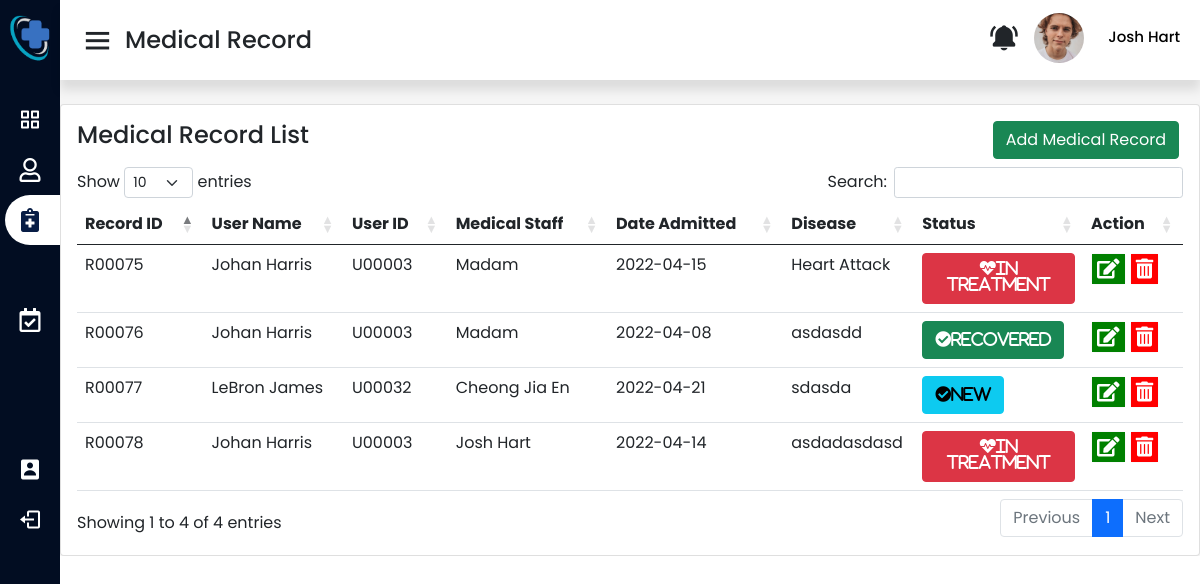
Page /staffMedrec.php (signed in) on the earlier database version.
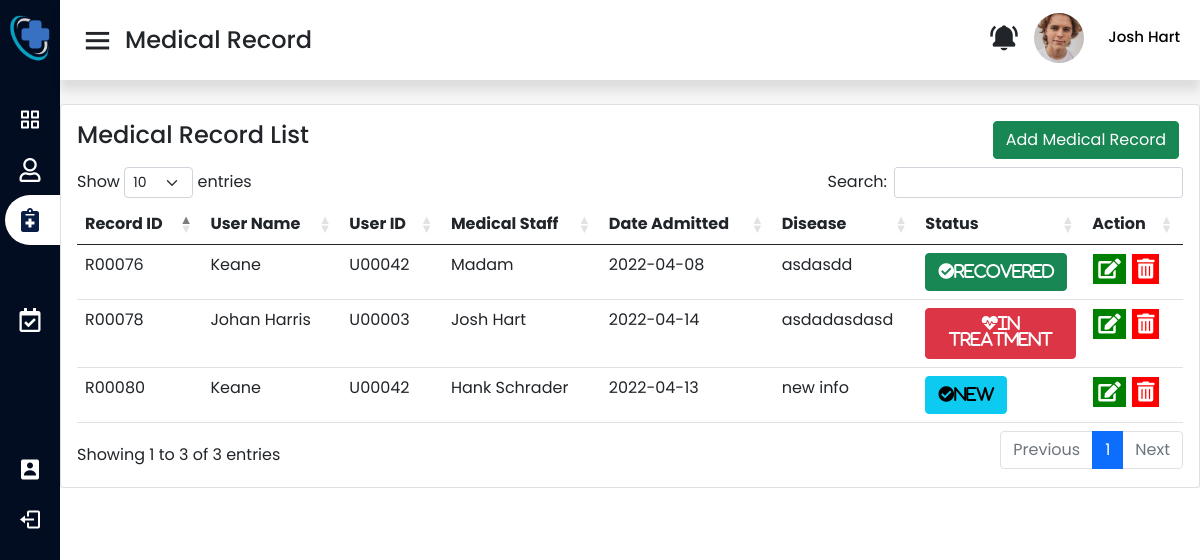
Same page on the later database version.
### tables this page shows
CREATE TABLE `medrec` (
  `recPrefix` varchar(1) NOT NULL DEFAULT 'R',
  `recID` int(5) UNSIGNED ZEROFILL NOT NULL,
  `userID` int(5) UNSIGNED ZEROFILL NOT NULL,
  `userName` varchar(100) NOT NULL,
  `staffID` int(5) UNSIGNED ZEROFILL NOT NULL,
  `recDate` date NOT NULL,
  `recDisease` varchar(100) NOT NULL,
  `recStatus` varchar(100) NOT NULL
);

CREATE TABLE `user` (
  `userPrefix` varchar(10) NOT NULL DEFAULT 'U',
  `userId` int(5) UNSIGNED ZEROFILL NOT NULL,
  `userName` varchar(50) NOT NULL,
  `userEmail` varchar(50) NOT NULL,
  `userPassword` varchar(50) NOT NULL,
  `usertype` varchar(50) NOT NULL DEFAULT 'user',
  `userDate_created` date NOT NULL DEFAULT current_timestamp(),
  `userPhone_number` varchar(50) NOT NULL,
  `userGender` varchar(50) NOT NULL,
  `userBirthdate` date NOT NULL,
  `userAddress` varchar(50) NOT NULL
);

CREATE TABLE `staff` (
  `staffPrefix` varchar(1) NOT NULL DEFAULT 'S',
  `staffId` int(5) UNSIGNED ZEROFILL NOT NULL,
  `staffName` varchar(50) NOT NULL,
  `staffEmail` varchar(50) NOT NULL,
  `staffPassword` varchar(50) NOT NULL,
  `staffPosition` varchar(50) NOT NULL,
  `staffDepartment` varchar(50) NOT NULL,
  `staffUsertype` varchar(50) NOT NULL DEFAULT 'staff',
  `staffPhone_number` varchar(50) NOT NULL,
  `staffGender` varchar(50) NOT NULL,
  `staffAddress` varchar(50) NOT NULL,
  `staffBirthdate` date NOT NULL,
  `staffImage_profile` varchar(50) NOT NULL,
  `staffImage_cover` varchar(50) NOT NULL,
  `staffBiography` varchar(256) NOT NULL,
  `staffQualification` varchar(256) NOT NULL
);

### staffMedrec.php (the view, shortened to what this page needs)
<?php
include 'connection.php';
?>
<!DOCTYPE html>
<head>
  <?php include('asset/includes/cssCDN.php'); ?>
  <link rel="stylesheet" href="asset/css/staffstyle.css">
  <link rel="stylesheet" href="asset/css/navbar.css">
</head>
<body>
  <?php $page = 'staffMedrec';
  include('asset/includes/staffSideBar.php'); ?>
  <section class="home-section ">
    <nav>
      <div class="sidebar-button">
        <i class='bx bx-menu sidebarBtn'></i>
        <span class="dashboard">Medical Record</span>
      </div>
      <div class="right-nav">
        <div class="right noti-bell my-auto">
          <i class='bx bxs-bell-ring'></i>
        </div>
        <div class="profile dropdown">
          <div>
            <img src="asset/image/profile1.jpg">
            <span class="profile_name"><?php echo $_SESSION['staffName']; ?></span>
          </div>
        </div>
      </div>
    </nav>
    <div class="home-content">
      <div class="col-lg-12 grid-margin stretch-card">
        <div class="card">
          <div class="card-body">
            <div class="row mb-2">
              <div class="col-lg-5">
                <h4 class="card-title">Medical Record List</h4>
              </div>
              <div class="col-lg-7">
                <div class="d-flex flex-row-reverse">
                  <div class="mx-1">
                    <button type="button" class="btn btn-success float-right" data-bs-toggle="modal" data-bs-target="#addData">
                      Add Medical Record
                    </button>
                  </div>
                </div>
              </div>
            </div>
            <div class="table-responsive table-medRec">
              <table class="table table-hover table-condensed" id="dataTableID" style="width:100%">
                <thead>
                  <tr>
                    <th>Record ID</th>
                    <th> User Name </th>
                    <th> User ID </th>
                    <th>Medical Staff</th>
                    <th> Date Admitted</th>
                    <th> Disease </th>
                    <th> Status </th>
                    <th> Action </th>
                  </tr>
                </thead>
                <tbody>
                  <?php
                  $viewSql = "SELECT * FROM `medrec` INNER JOIN  `user` ON  medrec.userID = user.userId
                  INNER JOIN `staff`  ON  medrec.staffID=staff.staffId";
                  $result = mysqli_query($data, $viewSql);
                  while ($row = mysqli_fetch_assoc($result)) {
                    $rpre = $row['recPrefix'];
                    $rid = $row['recID'];
                    $uid = $row['userID'];
                    $name = $row['userName'];
                    $upre = $row['userPrefix'];
                    $sname = $row['staffName'];
                    $dis = $row['recDisease'];
                    $date = $row['recDate'];
                    $status = $row['recStatus'];
                    if ($status == "New") {
                      $color = "btn-info";
                      $logo = "fa-check-circle";
                    } else if ($status == "In Treatment") {
                      $color = "btn-danger";
                      $logo = "fa-heartbeat";
                    } else if ($status == "Recovered") {
                      $color = "btn-success";
                      $logo = "fa-check-circle";
                    }
                  ?>
                    <tr>
                      <td><?php echo $rpre . "" . $rid; ?></td>
                      <td><?php echo $name; ?></td>
                      <td><?php echo $upre . "" . $uid; ?></td>
                      <td><?php echo $sname; ?></td>
                      <td><?php echo $date; ?></td>
                      <td><?php echo $dis; ?></td>
                      <td>
                        <button type="button" class="btn <?php echo $color; ?>">
                          <i class="fas <?php echo $logo; ?>"><?php echo $status; ?></i>
                        </button>
                      </td>
                      <td class="action-button">
                        <button type="button" class="btn btn-light" data-bs-toggle="modal" data-bs-target="#editData<?php echo $rid; ?>">
                          <i class="fas fa-edit"></i></button>
                        <button type="button" class="btn btn-light" data-bs-toggle="modal" data-bs-target="#deleteData<?php echo $rid; ?>">
                          <i class="fas fa-trash-alt"></i></button>
                      </td>
                    </tr>
                  <?php  }
                  ?>
                </tbody>
              </table>
            </div>
          </div>
        </div>
      </div>
    </div>
  </section>
</body>
</html>

Differences in the rows shown:
removed medrec: recPrefix "R", recID "00075", userID.userName "Johan Harris", userID.userPrefix "U", userID "00003", staffID.staffName "Madam", recDate "2022-04-15", recDisease "Heart Attack", recStatus "In Treatment"
removed medrec: recPrefix "R", recID "00077", userID.userName "LeBron James", userID.userPrefix "U", userID "00032", staffID.staffName "Cheong Jia En", recDate "2022-04-21", recDisease "sdasda", recStatus "New"
changed medrec "asdasdd": userID.userName "Johan Harris" → "Keane"; userID "00003" → "00042"
added medrec: recPrefix "R", recID "00080", userID.userName "Keane", userID.userPrefix "U", userID "00042", staffID.staffName "Hank Schrader", recDate "2022-04-13", recDisease "new info", recStatus "New"
Other differences:
text written by a page script: "Show entries Search: Showing 1 to 4 of 4 entries Previous 1 Next" → "Show entries Search: Showing 1 to 3 of 3 entries Previous 1 Next"
